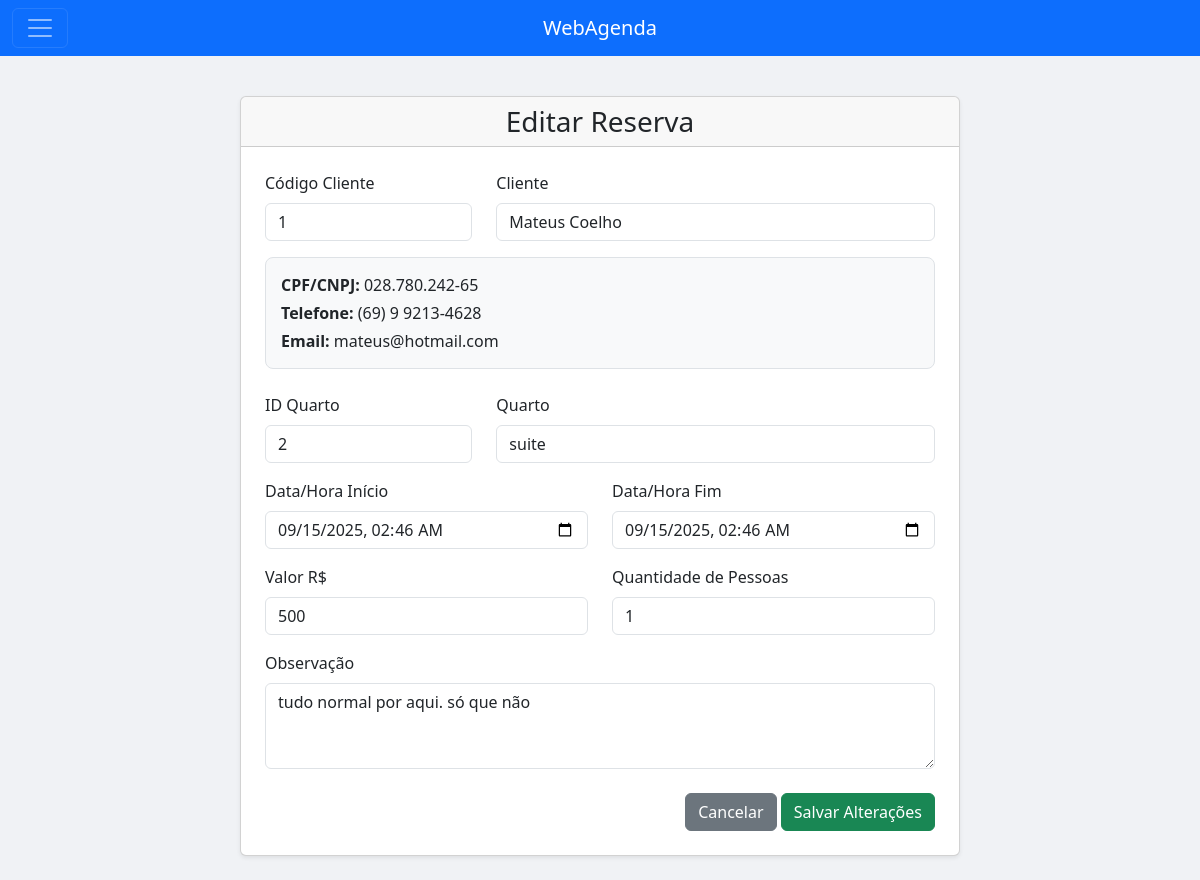
The page /Scripts/agenda.php?menuop=editaragendamento&idreserva=9 (signed in) on the database its author committed.
### tables this page shows
CREATE TABLE IF NOT EXISTS `reservas` (
  `id_reserva` int NOT NULL AUTO_INCREMENT,
  `id_pessoa` int NOT NULL DEFAULT '0',
  `tiporeserva` smallint DEFAULT '0',
  `obs` varchar(500) DEFAULT NULL,
  `horarioini` timestamp NULL DEFAULT NULL,
  `horariofin` timestamp NULL DEFAULT NULL,
  `quant_pessoas` double DEFAULT '0',
  `valor` double DEFAULT '0',
  `finalizado` smallint DEFAULT '0',
  `excluido` int NOT NULL DEFAULT '0',
  `data_reserva` date DEFAULT NULL,
  `id_quarto` int DEFAULT NULL,
  PRIMARY KEY (`id_reserva`),
  KEY `FK__pessoas` (`id_pessoa`),
  KEY `FK_quarto` (`id_quarto`) USING BTREE,
  CONSTRAINT `FK__pessoas` FOREIGN KEY (`id_pessoa`) REFERENCES `pessoas` (`id_pessoa`),
  CONSTRAINT `FK_quarto` FOREIGN KEY (`id_quarto`) REFERENCES `quartos` (`id_quarto`)
);

CREATE TABLE IF NOT EXISTS `pessoas` (
  `id_pessoa` int NOT NULL AUTO_INCREMENT,
  `nome` varchar(100) NOT NULL,
  `cpfcnpj` varchar(20) NOT NULL,
  `rgie` varchar(20) DEFAULT NULL,
  `nasc` date DEFAULT NULL,
  `f_j` smallint DEFAULT NULL COMMENT '0-Pessoa Fisica, 1-Pessoa Juridica',
  `tipopessoa` smallint DEFAULT NULL COMMENT '0-Usuario, 1-Cliente, 2-Medico',
  `email` varchar(50) DEFAULT NULL,
  `telefone` varchar(50) DEFAULT NULL,
  `genero` char(1) DEFAULT NULL COMMENT 'M-Masculino, F-Feminino, N-Não Identificado',
  `excluido` tinyint(1) DEFAULT NULL,
  PRIMARY KEY (`id_pessoa`)
);

CREATE TABLE IF NOT EXISTS `quartos` (
  `id_quarto` int NOT NULL AUTO_INCREMENT,
  `num_quarto` int DEFAULT NULL,
  `nome_quarto` varchar(100) NOT NULL,
  `descricao` varchar(250) DEFAULT NULL,
  `capacidade_adultos` int NOT NULL DEFAULT '2',
  `capacidade_criancas` int NOT NULL DEFAULT '0',
  `preco_diaria` decimal(10,2) NOT NULL DEFAULT '0.00',
  `tem_wifi` tinyint(1) NOT NULL DEFAULT '1',
  `tem_ar_condicionado` tinyint(1) NOT NULL DEFAULT '1',
  `tem_tv` tinyint(1) NOT NULL DEFAULT '1',
  `status` int DEFAULT NULL,
  `excluido` int DEFAULT NULL,
  PRIMARY KEY (`id_quarto`),
  UNIQUE KEY `num_quarto` (`num_quarto`)
);

### Scripts/funcoes.php (called while the page is built, shortened)
<?php
function formatarCpfCnpj($numero) {
    $numero = preg_replace('/\D/', '', $numero);
    if (strlen($numero) === 11) {
        return preg_replace('/^(\d{3})(\d{3})(\d{3})(\d{2})$/', '$1.$2.$3-$4', $numero);
    } elseif (strlen($numero) === 14) {
        return preg_replace('/^(\d{2})(\d{3})(\d{3})(\d{4})(\d{2})$/', '$1.$2.$3/$4-$5', $numero);
    }
    return $numero;
}
function formatarTelefone($telefone) {
    $telefone = preg_replace('/\D/', '', $telefone);
    if (strlen($telefone) === 11) {
        return preg_replace('/^(\d{2})(\d{1})(\d{4})(\d{4})$/', '($1) $2 $3-$4', $telefone);
    } elseif (strlen($telefone) === 10) {
        return preg_replace('/^(\d{2})(\d{4})(\d{4})$/', '($1) $2-$3', $telefone);
    }
    return $telefone;
}
?>

### Scripts/editaragendamento.php (the view, shortened to what this page needs)
<?php
include_once("conexao.php");
include_once("funcoes.php");
$idreserva = $_GET['idreserva'] ?? 0;
$sql = "SELECT r.*, p.nome, p.cpfcnpj, p.telefone, p.email, q.num_quarto, q.descricao
        FROM reservas r
        INNER JOIN pessoas p ON r.id_pessoa = p.id_pessoa
        INNER JOIN quartos q ON r.id_quarto = q.id_quarto
        WHERE r.id_reserva = ?";
$stmt = $conexao->prepare($sql);
$stmt->bind_param("i", $idreserva);
$stmt->execute();
$reserva = $stmt->get_result()->fetch_assoc();
?>
<!DOCTYPE html>
<html lang="pt">
<head>
<link href="https://cdn.jsdelivr.net/npm/bootstrap@5.3.2/dist/css/bootstrap.min.css" rel="stylesheet">
<link rel="stylesheet" href="https://cdn.jsdelivr.net/npm/bootstrap-icons@1.11.3/font/bootstrap-icons.min.css">
</head>
<body style="background-color: #f0f2f5;">
<div class="container my-4">
    <div class="row justify-content-center">
        <div class="col-12 col-lg-10 col-xl-8">
            <div class="card shadow-sm">
                <div class="card-header">
                    <h3 class="text-center mb-0">Editar Reserva</h3>
                </div>
                <div class="card-body p-4">
                    <form action="agenda.php?menuop=atualizaragendamento&idreserva=<?= (int)$idreserva ?>" method="post">
                        <div class="row mb-3">
                            <div class="col-12 col-md-4">
                                <label for="codcliente" class="form-label">Código Cliente</label>
                                <input type="text" class="form-control" id="codcliente" name="codcliente" value="<?= htmlspecialchars($reserva['id_pessoa']) ?>" readonly>
                            </div>
                            <div class="col-12 col-md-8 position-relative">
                                <label for="nomecliente" class="form-label">Cliente</label>
                                <input type="text" class="form-control" id="nomecliente" name="nomecliente" value="<?= htmlspecialchars($reserva['nome']) ?>" required autocomplete="off">
                            </div>
                        </div>
                        <div id="infoCliente" class="info-box">
                            <p class="mb-1"><strong>CPF/CNPJ:</strong> <span id="cpfcnpj"><?= htmlspecialchars(formatarCpfCnpj($reserva['cpfcnpj'])) ?></span></p>
                            <p class="mb-1"><strong>Telefone:</strong> <span id="telefone"><?= htmlspecialchars(formatarTelefone($reserva['telefone'])) ?></span></p>
                            <p class="mb-0"><strong>Email:</strong> <span id="email"><?= htmlspecialchars($reserva['email']) ?></span></p>
                        </div>
                        <div class="row mb-3">
                            <div class="col-12 col-md-4">
                                <label for="numquarto" class="form-label">ID Quarto</label>
                                <input type="text" class="form-control" id="numquarto" name="numquarto" value="<?= htmlspecialchars($reserva['id_quarto']) ?>" readonly>
                            </div>
                            <div class="col-12 col-md-8 position-relative">
                                <label for="descquarto" class="form-label">Quarto</label>
                                <input type="text" class="form-control" id="descquarto" name="descquarto" value="<?= htmlspecialchars($reserva['descricao']) ?>" required autocomplete="off">
                            </div>
                        </div>
                        <div class="row mb-3">
                            <div class="col-md-6">
                                <label for="horarioini" class="form-label">Data/Hora Início</label>
                                <input type="datetime-local" class="form-control" name="horarioini" value="<?= date('Y-m-d\TH:i', strtotime($reserva['horarioini'])) ?>" required>
                            </div>
                            <div class="col-md-6">
                                <label for="horariofin" class="form-label">Data/Hora Fim</label>
                                <input type="datetime-local" class="form-control" name="horariofin" value="<?= date('Y-m-d\TH:i', strtotime($reserva['horariofin'])) ?>" required>
                            </div>
                        </div>
                        <div class="row mb-3">
                            <div class="col-md-6">
                                <label for="valor" class="form-label">Valor R$</label>
                                <input type="number" step="0.01" class="form-control" name="valor" value="<?= htmlspecialchars($reserva['valor']) ?>">
                            </div>
                            <div class="col-md-6">
                                <label for="quant_pessoas" class="form-label">Quantidade de Pessoas</label>
                                <input type="number" class="form-control" name="quant_pessoas" value="<?= htmlspecialchars($reserva['quant_pessoas']) ?>">
                            </div>
                        </div>
                        <div class="mb-3">
                            <label for="obs" class="form-label">Observação</label>
                            <textarea class="form-control" id="obs" name="obs" rows="3"><?= htmlspecialchars($reserva['obs'] ?? '') ?></textarea>
                        </div>
                        <div class="text-end mt-4">
                            <a href="agenda.php?menuop=agendamento" class="btn btn-secondary">Cancelar</a>
                            <button type="submit" class="btn btn-success" name="alterar">Salvar Alterações</button>
                        </div>
                    </form>
                </div>
            </div>
        </div>
    </div>
</div>
</body>
</html>

### Scripts/editaragendamento.php (style rules this page uses)
.info-box { background: #f8f9fa; border: 1px solid #dee2e6; padding: 15px; margin-top: 10px; margin-bottom: 1.5rem; border-radius: 8px; }

### rows shown on the page
reservas: codcliente "1", nomecliente "Mateus Coelho", id_pessoa.cpfcnpj "028.780.242-65", id_pessoa.telefone "(69) 9 9213-4628", id_pessoa.email "mateus@hotmail.com", numquarto "2", descquarto "suite", horarioini "09/15/2025 02:46", horariofin "09/15/2025 02:46", valor "500", quant_pessoas "1", obs "tudo normal por aqui. só que não"
